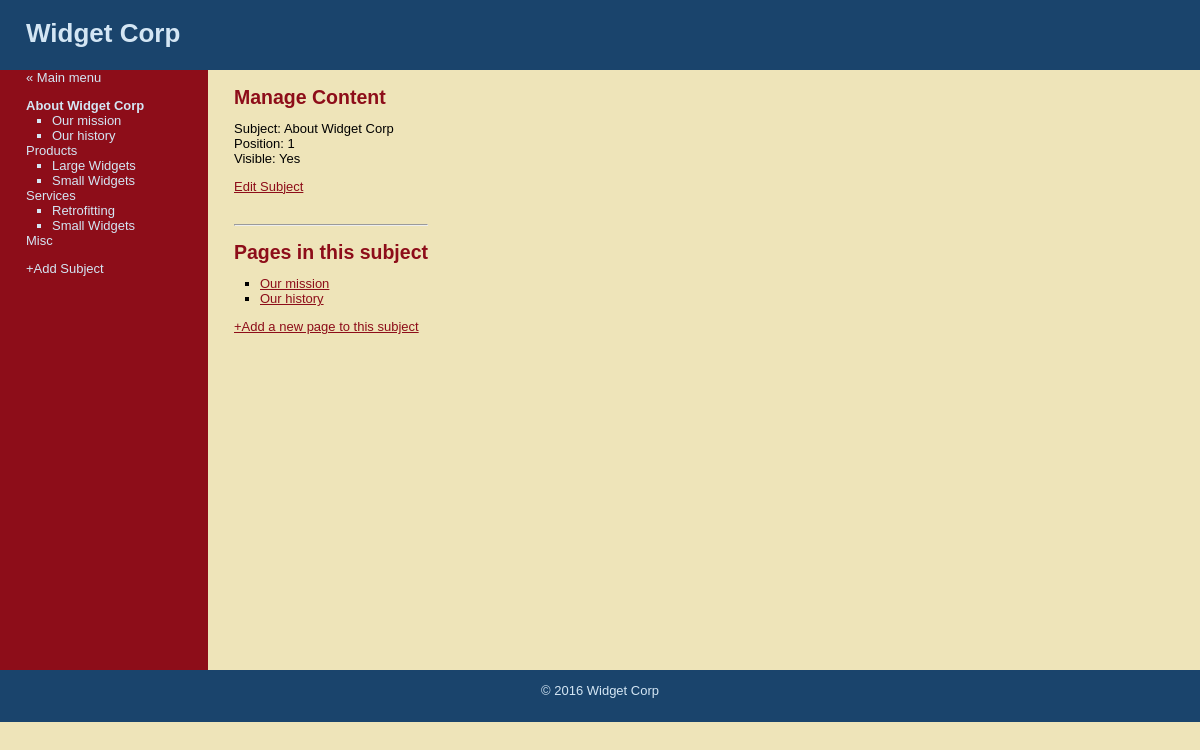
Screenshot of /05_project_adding_pages_and_crud/public/manage_content.php?subject=1 with the database file from the repository.
### tables this page shows
CREATE TABLE subjects (
	id INT(11) NOT NULL AUTO_INCREMENT,
	menu_name VARCHAR(30) NOT NULL,
	position INT(3) NOT NULL,
	visible TINYINT(1) NOT NULL DEFAULT TRUE,
	PRIMARY KEY(id)
);

CREATE TABLE pages(
	id INT(11) NOT NULL AUTO_INCREMENT,
	subject_id INT(11) NOT NULL,
	menu_name VARCHAR(30) NOT NULL,
	position INT(3) NOT NULL,
	visible TINYINT(1) NOT NULL,
	content TEXT,
	PRIMARY KEY (id),
	INDEX (subject_id),
	creation_date DATETIME NOT NULL DEFAULT NOW(),
	modification_date DATETIME NOT NULL DEFAULT NOW()
);

### 05_project_adding_pages_and_crud/includes/functions/functions.php (called while the page is built, shortened)
<?php
function find_all_subjects() {
	global $connection;
	$subject_query = 'SELECT * FROM subjects ';
	$subject_query .= 'ORDER BY position ASC';
	$subjects_result_set = mysqli_query($connection, $subject_query);
	return $subjects_result_set;
}
function find_pages_by_subject_id($subject_id) {
	global $connection;
	$safe_subject_id = mysqli_real_escape_string($connection, $subject_id);
	$pages_query = 'SELECT * FROM pages ';
	$pages_query .= 'WHERE subject_id = ' . $safe_subject_id;
	$pages_result_set = mysqli_query($connection, $pages_query);
	return $pages_result_set;
}
function find_subject_by_id($subject_id) {
	global $connection;
	$safe_subject_id = mysqli_real_escape_string($connection, $subject_id);
	$subject_query = 'SELECT * FROM subjects ';
	$subject_query .= 'WHERE id = ' . $safe_subject_id;
	$subject_query .= ' LIMIT 1';
	$subjects_result_set = mysqli_query($connection, $subject_query);
	$subject = mysqli_fetch_assoc($subjects_result_set);
	return $subject ? $subject : null;
}
function find_selected_page() {
	$current_subject = isset($_GET['subject']) ? find_subject_by_id($_GET['subject']) : null;
	$current_page = isset($_GET['page']) ? find_page_by_id($_GET['page']) : null;
}

### 05_project_adding_pages_and_crud/public/manage_content.php (the view, shortened to what this page needs)
<?php require_once '../includes/functions/functions.php' ?>
<?php include '../includes/layouts/header.inc.php' ?>
<?php  find_selected_page() ?>
<div id="main">
	<div id="navigation">
		<a href="admin.php">&laquo; Main menu</a>
		<?php include '../includes/layouts/snippets/navigation.php' ?>
		<a href="new_subject.php">+Add Subject</a>
	</div>
	<div id="page">
		<h2>Manage Content</h2>
		<p>
			<?php if($current_subject) : ?>
				<ul class="data">
					<li>Subject: <?= htmlentities($current_subject['menu_name']); ?></li>
					<li>Position: <?= $current_subject['position']; ?></li>
					<li>Visible: <?= $current_subject['visible'] == 1 ? 'Yes' : 'No'; ?></li>
				</ul>
				<a href="edit_subject.php?subject=<?= urlencode($current_subject['id']) ?>">Edit Subject</a>
				<hr style="margin-top: 30px;">
				<h2>Pages in this subject</h2>
				<ul class="pages">
					<?php $pages_result_set = find_pages_by_subject_id($current_subject['id']); ?>
					<?php while($page = mysqli_fetch_assoc($pages_result_set)) : ?>
					<li>
						<a href="manage_content.php?page=<?= urlencode($page['id']) ?>">
							<?= htmlentities($page['menu_name']) ?>
						</a>
					</li>
					<?php endwhile; ?>
				</ul>
				<div>
					<a href="new_page.php?subject_id=<?= urlencode($current_subject['id']) ?>">+Add a new page to this subject</a>
				</div>
			<?php else : ?>
				Please select a subject or a page!
			<?php endif; ?>
		</p>
	</div>
</div>
<?php include '../includes/layouts/footer.inc.php' ?>

### 05_project_adding_pages_and_crud/includes/layouts/snippets/navigation.php (shortened to what this page needs)
<?php $subjects_result_set  = find_all_subjects() ?>
<ul class="subjects">
	<?php while($subject = mysqli_fetch_assoc($subjects_result_set)) : ?>
	<li <?php if($current_subject && $subject['id'] == $current_subject['id']) echo "class=\"selected\"" ?>>
		<a href="manage_content.php?subject=<?= urlencode($subject['id']) ?>">
			<?= htmlentities($subject['menu_name']) ?>
		</a>
		<?php $pages_result_set = find_pages_by_subject_id($subject['id']); ?>
		<ul class="pages">
			<?php while($page = mysqli_fetch_assoc($pages_result_set)) : ?>
			<li <?php if($current_page && $page['id'] == $current_page['id']) echo "class=\"selected\"" ?>>
				<a href="manage_content.php?page=<?= urlencode($page['id']) ?>">
					<?= htmlentities($page['menu_name']) ?>
				</a>
			</li>
			<?php endwhile; ?>
		</ul>
	</li>
	<?php endwhile; ?>
</ul>

### 05_project_adding_pages_and_crud/public/css/public.css (style rules this page uses)
html { width: 100%; height: 100%; }
body { width: 100%; height: 100%; margin: 0; padding: 0; border: 0; font-family: Verdana, Arial, Helvetica, sans-serif; font-size: 13px; line-height: 15px; background: #EEE4B9; }
a { color: #8D0D19; }
#main { height: 600px; width: 100%; margin: 0; padding: 0; background: #EEE4B9; }
#navigation { float: left; width: 156px; height: 100%; margin: 0; padding: 0 2em; color: #D4E6F4; background: #8D0D19; }
#navigation a { color: #D4E6F4; text-decoration: none; }
ul.subjects, ul.data { margin: 1em 0px; padding-left: 0; list-style: none; }
ul.pages { padding-left: 2em; list-style: square; font-weight: normal; }
.selected { font-weight: bold; }
#page { float: left; height: 100px; padding-left: 2em; vertical-align: top; background: #EEE4B9 }
#page h2 { color: #8D0D19; margin-top: 1em; }

### rows the page displays
subjects: menu_name "About Widget Corp", position "1"
pages: menu_name "Our mission"
pages: menu_name "Our history"
subjects: menu_name "Products"
pages: menu_name "Large Widgets"
pages: menu_name "Small Widgets"
subjects: menu_name "Services"
pages: menu_name "Retrofitting"
pages: menu_name "Small Widgets"
subjects: menu_name "Misc"
